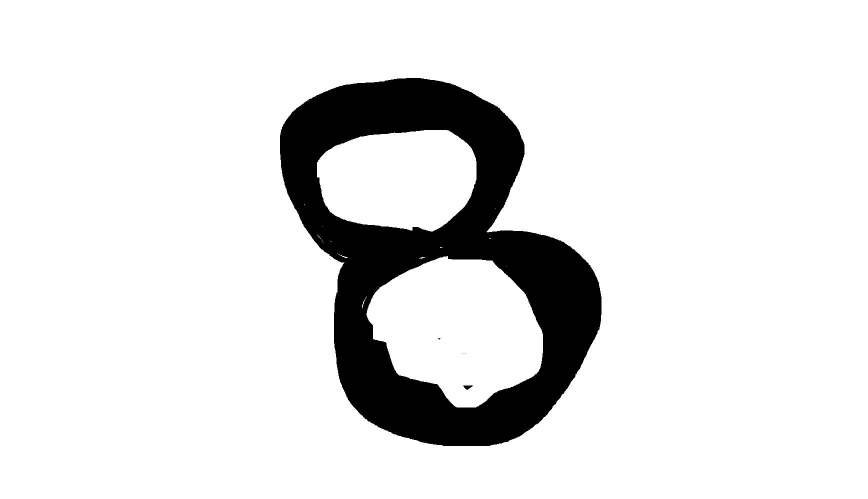
#> input picture tesk2/images/src.jpeg, 1735 x 998 px (shown at 1/2 size); its folder holds only this picture in this run
$ python -i tf_image.py   (imports and definitions only)
#> lines starting #> are read from the running program, lines starting #| are printed output that depends on the picture; after the words box and inside, x2 and y2 are one past the last pixel; in counts of white or black regions, pixels touching at a corner belong together
import cv2
# [2 lines not run here, left out]


def do_image():
    global img
    img = cv2.imread('./images/src.jpeg')
#> img is the input picture: shape (998, 1735, 3); min 0, max 255, mean 225.9
    img = cv2.cvtColor(img, cv2.COLOR_BGR2GRAY)
#> img: shape (998, 1735)
    cv2.namedWindow('image')
    # cv2.setMouseCallback('image', on_mouse)
    # cv2.imshow('image', img)
    resize_img = cv2.resize(img, (28, 28))
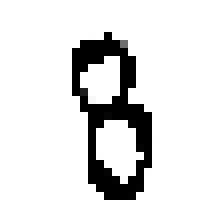
#> resize_img: shape (28, 28) (shown 8 times larger); min 0, max 255, mean 225.3
    ret, thresh_img = cv2.threshold(resize_img, 127, 255, cv2.THRESH_BINARY)
#> thresh_img: shape (28, 28); 88.3% white; black in thin lines or dots, all inside (x1, y1, x2, y2) = (9, 4, 19, 25)
    cv2.imshow('result', thresh_img)
    cv2.imwrite('./images/text.png', thresh_img)
    cv2.waitKey(0)


# main()

>>> result = do_image()
